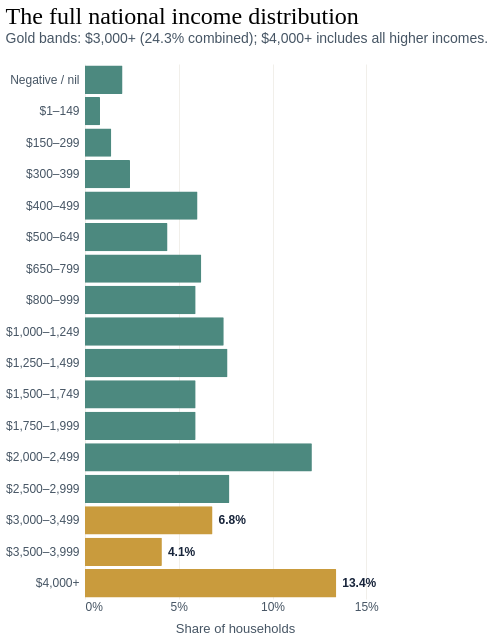

Here is the Vega-Lite specification saved for this chart:
### Vega-Lite specification from a JSON file in a GitHub repository (floating-point values rounded to 4 significant figures)
{"$schema": "https://vega.github.io/schema/vega-lite/v6.json", "description": "Full national weekly household income distribution for Australia in 2021.", "data": {"values": [{"order": 1, "band": "Negative / nil", "share": 2.0}, {"order": 2, "band": "$1–149", "share": 0.8}, {"order": 3, "band": "$150–299", "share": 1.4}, {"order": 4, "band": "$300–399", "share": 2.4}, {"order": 5, "band": "$400–499", "share": 6.0}, {"order": 6, "band": "$500–649", "share": 4.4}, {"order": 7, "band": "$650–799", "share": 6.2}, {"order": 8, "band": "$800–999", "share": 5.9}, {"order": 9, "band": "$1,000–1,249", "share": 7.4}, {"order": 10, "band": "$1,250–1,499", "share": 7.6}, {"order": 11, "band": "$1,500–1,749", "share": 5.9}, {"order": 12, "band": "$1,750–1,999", "share": 5.9}, {"order": 13, "band": "$2,000–2,499", "share": 12.1}, {"order": 14, "band": "$2,500–2,999", "share": 7.7}, {"order": 15, "band": "$3,000–3,499", "share": 6.8}, {"order": 16, "band": "$3,500–3,999", "share": 4.1}, {"order": 17, "band": "$4,000+", "share": 13.4}]}, "transform": [{"calculate": "format(datum.share, '.1f') + '%'", "as": "share_label"}], "title": {"text": "The full national income distribution", "subtitle": "Gold bands: $3,000+ (24.3% combined); $4,000+ includes all higher incomes.", "anchor": "start", "font": "Georgia", "fontSize": 24, "fontWeight": "normal", "subtitleFont": "Arial", "subtitleFontSize": 14, "subtitleLineHeight": 20, "subtitleColor": "#465564", "offset": 18}, "layer": [{"mark": {"type": "bar", "cornerRadiusEnd": 1}, "encoding": {"y": {"field": "band", "type": "ordinal", "sort": {"field": "order", "op": "min", "order": "ascending"}, "axis": {"title": null, "labelFont": "Arial", "labelFontSize": 12, "labelColor": "#465564", "labelPadding": 6, "ticks": false, "domain": false}}, "x": {"field": "share", "type": "quantitative", "scale": {"domain": [0, 15]}, "axis": {"title": "Share of households", "titleFont": "Arial", "titleFontSize": 13, "titleFontWeight": "normal", "titleColor": "#465564", "titlePadding": 10, "values": [0, 5, 10, 15], "labelFont": "Arial", "labelFontSize": 12, "labelColor": "#465564", "labelExpr": "datum.value + '%'", "grid": true, "gridColor": "#d8d0c3", "gridOpacity": 0.35, "ticks": false, "domain": false}}, "color": {"condition": {"test": "datum.order >= 15", "value": "#c99b3d"}, "value": "#4c897f"}, "tooltip": [{"field": "band", "type": "ordinal", "title": "Weekly household income"}, {"field": "share", "type": "quantitative", "title": "Share of households", "format": ".1f"}]}}, {"transform": [{"filter": "datum.order >= 15"}], "mark": {"type": "text", "align": "left", "dx": 6, "font": "Arial", "fontSize": 12, "fontWeight": "bold", "color": "#17243a"}, "encoding": {"y": {"field": "band", "type": "ordinal", "sort": {"field": "order", "op": "min", "order": "ascending"}}, "x": {"field": "share", "type": "quantitative"}, "text": {"field": "share_label"}}}], "width": 300, "height": 535, "config": {"background": null, "view": {"stroke": null}}}
